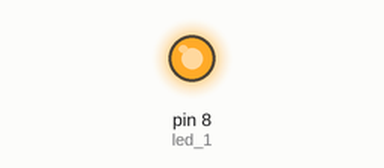
Bench run of a sketch on a simulated Arduino Uno, built with avr-gcc and run on an emulated ATmega328P. Shown: output pins drawn as LEDs (lit = HIGH).

Above: at 0.2 s.
At 5.5 s:
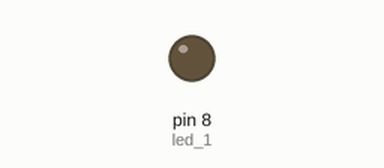
Timing chart, 0 to 6.2 s (numbered marks = the images above):
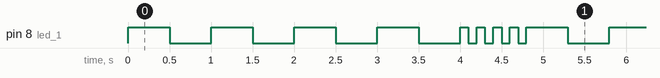

The sketch:

sketch2_aug28b.ino
```cpp
#define led_1 8

/*
 * Que el led parpadee N veces rápido y N veces lento
 * Sin usar ciclos
 */
void setup() {
  pinMode(led_1, OUTPUT);
}

void loop() {
  parpadear(500, 3);
  parpadear(100, 3);
}

void parpadear(int milisegundos){
  digitalWrite(led_1, HIGH);
  delay(milisegundos);
  digitalWrite(led_1, LOW);
  delay(milisegundos);
}

void parpadear(int milisegundos, int n){
  parpadear(milisegundos);
  if(n > 0)
    parpadear(milisegundos, (n-1));
}
```

Measured:
- by itself, pin 8 (led_1): repeats every 4.8 s: 3 × (LOW 0.50 s, HIGH 0.50 s), LOW 0.50 s, 4 × (HIGH 0.10 s, LOW 0.10 s), HIGH 0.50 s
- by itself, everything shown: repeats every 4.8 s, in 16 steps
